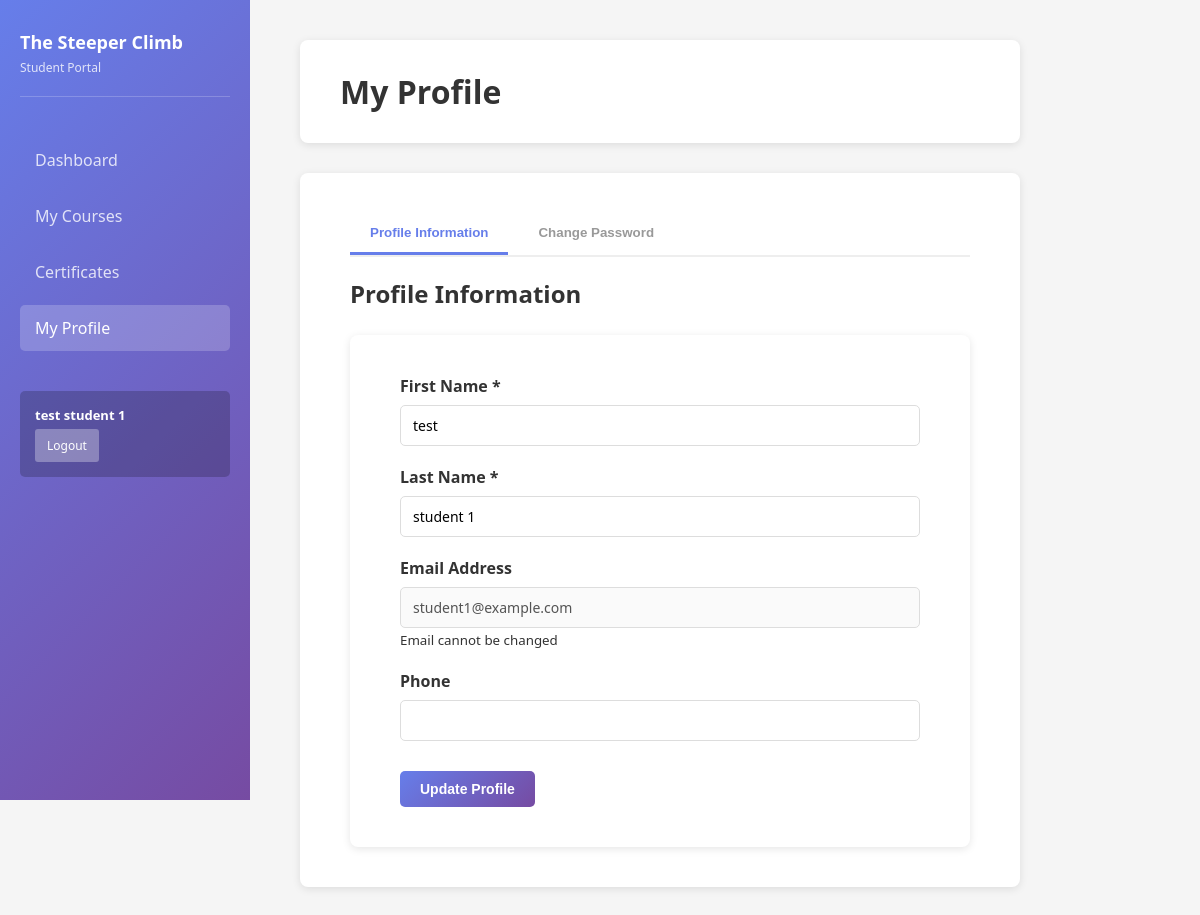
Screenshot of /public/student/profile.php (signed in) with the database file from the repository.
### tables this page shows
CREATE TABLE `users` (
  `id` int(11) NOT NULL,
  `email` varchar(255) NOT NULL,
  `password_hash` varchar(255) NOT NULL,
  `first_name` varchar(100) NOT NULL,
  `last_name` varchar(100) NOT NULL,
  `role` enum('admin','organization','student') NOT NULL,
  `status` enum('active','inactive','suspended') NOT NULL DEFAULT 'active',
  `created_at` timestamp NOT NULL DEFAULT current_timestamp(),
  `updated_at` timestamp NOT NULL DEFAULT current_timestamp() ON UPDATE current_timestamp(),
  `last_login` datetime DEFAULT NULL,
  `phone` varchar(20) DEFAULT NULL,
  `organization_name` varchar(255) DEFAULT NULL,
  `organization_description` text DEFAULT NULL,
  `organization_website` varchar(255) DEFAULT NULL,
  `organization_address` text DEFAULT NULL,
  `organization_city` varchar(100) DEFAULT NULL,
  `organization_state` varchar(50) DEFAULT NULL,
  `organization_postal_code` varchar(20) DEFAULT NULL,
  `organization_country` varchar(100) DEFAULT NULL,
  `organization_contact_person` varchar(255) DEFAULT NULL,
  `organization_contact_email` varchar(255) DEFAULT NULL,
  `organization_contact_phone` varchar(20) DEFAULT NULL,
  `created_by` int(11) DEFAULT NULL,
  `organization_id` int(11) DEFAULT NULL
);

### src/Auth/Auth.php (called while the page is built, shortened)
<?php
class Auth {
    public static function isLoggedIn() {
        return isset($_SESSION['user_id']) && !self::isSessionExpired();
    }
    private static function isSessionExpired() {
        return false;
    }
    public static function getCurrentUser() {
        return [
            'id' => $_SESSION['user_id'],
            'email' => $_SESSION['email'],
            'first_name' => $_SESSION['first_name'],
            'last_name' => $_SESSION['last_name'],
            'role' => $_SESSION['role']
        ];
    }
}
?>

### src/Models/BaseModel.php (called while the page is built, shortened)
<?php
abstract class BaseModel {
    protected $pdo;
    protected $table;
    public function __construct($pdo) {
        $this->pdo = $pdo;
    }
    public function findById($id) {
        $stmt = $this->pdo->prepare("SELECT * FROM {$this->table} WHERE id = ?");
        $stmt->execute([$id]);
        return $stmt->fetch(PDO::FETCH_ASSOC);
    }
}
?>

### public/student/profile.php (the view, shortened to what this page needs)
<?php
require_once __DIR__ . '/../../src/Auth/Auth.php';
$pdo = getMainDatabaseConnection();
$userModel = new UserModel($pdo);
$user = Auth::getCurrentUser();
$user_info = $userModel->findById($user['id']);
?>
<!DOCTYPE html>
<html lang="en">
<head>
    <link rel="stylesheet" href="<?php echo APP_URL; ?>/assets/css/admin.css">
</head>
<body>
    <div class="container">
        <aside class="sidebar">
            <div class="logo">
                <h2>The Steeper Climb</h2>
                <p>Student Portal</p>
            </div>
            <nav class="nav-menu">
                <ul>
                    <li><a href="dashboard.php">Dashboard</a></li>
                    <li><a href="courses.php">My Courses</a></li>
                    <li><a href="certificates.php">Certificates</a></li>
                    <li class="active"><a href="profile.php">My Profile</a></li>
                </ul>
            </nav>
            <div class="user-info">
                <p><?php echo htmlspecialchars($user['first_name'] . ' ' . $user['last_name']); ?></p>
                <a href="<?php echo APP_URL; ?>/public/logout.php" class="logout-btn">Logout</a>
            </div>
        </aside>
        <main class="main-content">
            <header class="header">
                <h1>My Profile</h1>
            </header>
            <section class="content-section">
                <div class="profile-tabs">
                    <button class="tab-button active" onclick="switchTab('profile')">Profile Information</button>
                    <button class="tab-button" onclick="switchTab('password')">Change Password</button>
                </div>
                <div id="profile" class="tab-content active">
                    <h2>Profile Information</h2>
                    <form method="POST" class="form">
                        <div class="form-group">
                            <label for="first_name">First Name *</label>
                            <input type="text" id="first_name" name="first_name" value="<?php echo htmlspecialchars($user_info['first_name']); ?>" required>
                        </div>
                        <div class="form-group">
                            <label for="last_name">Last Name *</label>
                            <input type="text" id="last_name" name="last_name" value="<?php echo htmlspecialchars($user_info['last_name']); ?>" required>
                        </div>
                        <div class="form-group">
                            <label>Email Address</label>
                            <input type="email" value="<?php echo htmlspecialchars($user_info['email']); ?>" disabled>
                            <small>Email cannot be changed</small>
                        </div>
                        <div class="form-group">
                            <label for="phone">Phone</label>
                            <input type="tel" id="phone" name="phone" value="<?php echo htmlspecialchars($user_info['phone'] ?? ''); ?>">
                        </div>
                        <div class="form-actions">
                            <button type="submit" class="btn btn-primary">Update Profile</button>
                        </div>
                    </form>
                </div>
            </section>
        </main>
    </div>
</body>
</html>

### assets/css/admin.css (style rules this page uses)
* { margin: 0; padding: 0; box-sizing: border-box; }
body { font-family: 'Segoe UI', Tahoma, Geneva, Verdana, sans-serif; background: #f5f5f5; color: #333; }
.container { display: grid; grid-template-columns: 250px 1fr; min-height: 100vh; }
.sidebar { background: linear-gradient(135deg, #667eea 0%, #764ba2 100%); color: white; padding: 30px 20px; position: fixed; left: 0; top: 0; width: 250px; height: 100vh; overflow-y: auto; }
.sidebar .logo { margin-bottom: 40px; border-bottom: 1px solid rgba(255, 255, 255, 0.2); padding-bottom: 20px; }
.sidebar .logo h2 { font-size: 18px; margin-bottom: 5px; }
.sidebar .logo p { font-size: 12px; opacity: 0.8; }
.nav-menu ul { list-style: none; margin-bottom: 40px; }
.nav-menu li { margin-bottom: 10px; }
.nav-menu a { display: block; color: rgba(255, 255, 255, 0.8); text-decoration: none; padding: 12px 15px; border-radius: 5px; transition: all 0.3s; }
.nav-menu a:hover, .nav-menu li.active a { background: rgba(255, 255, 255, 0.2); color: white; }
.user-info { background: rgba(0, 0, 0, 0.2); padding: 15px; border-radius: 5px; font-size: 13px; margin-top: auto; }
.user-info p { font-weight: 600; margin-bottom: 5px; }
.logout-btn { display: inline-block; background: rgba(255, 255, 255, 0.3); color: white; padding: 8px 12px; border-radius: 3px; text-decoration: none; font-size: 12px; transition: background 0.3s; }
.main-content { margin-left: 250px; padding: 40px 50px; width: calc(100vw - 250px); }
.header { background: white; padding: 30px 40px; border-radius: 8px; margin-bottom: 30px; display: flex; justify-content: space-between; align-items: center; min-width: 300px; width: 60vw; box-shadow: 0 2px 8px rgba(0, 0, 0, 0.1); }
.header h1 { font-size: 32px; color: #333; }
.btn { display: inline-block; padding: 10px 20px; border-radius: 5px; text-decoration: none; font-weight: 600; font-size: 14px; border: none; cursor: pointer; transition: all 0.3s; }
.btn-primary { background: linear-gradient(135deg, #667eea 0%, #764ba2 100%); color: white; }
.form { background: white; padding: 40px 50px; border-radius: 8px; box-shadow: 0 2px 8px rgba(0, 0, 0, 0.1); min-width: 300px; width: 100%; }
.form-group { margin-bottom: 20px; }
.form-group label { display: block; margin-bottom: 8px; font-weight: 600; color: #333; }
.form-group input, .form-group textarea, .form-group select { width: 100%; padding: 10px 12px; border: 1px solid #ddd; border-radius: 5px; font-size: 14px; font-family: inherit; transition: border-color 0.3s; }
.form-actions { display: flex; gap: 10px; margin-top: 30px; }
.content-section { background: white; padding: 40px 50px; border-radius: 8px; box-shadow: 0 2px 8px rgba(0, 0, 0, 0.1); margin-bottom: 30px; min-width: 300px; width: 60vw; }
.content-section h2 { margin-bottom: 25px; font-size: 24px; }

### public/student/profile.php (style rules this page uses)
.profile-tabs { display: flex; gap: 10px; margin-bottom: 20px; border-bottom: 2px solid #eee; }
.tab-button { padding: 12px 20px; background: none; border: none; cursor: pointer; font-weight: 600; color: #999; border-bottom: 3px solid transparent; transition: all 0.3s; }
.tab-button.active { color: #667eea; border-bottom-color: #667eea; }
.tab-content { display: none; }
.tab-content.active { display: block; }

### rows the page displays
users: first_name+last_name "test student 1", first_name "test", last_name "student 1", email "student1@example.com"
